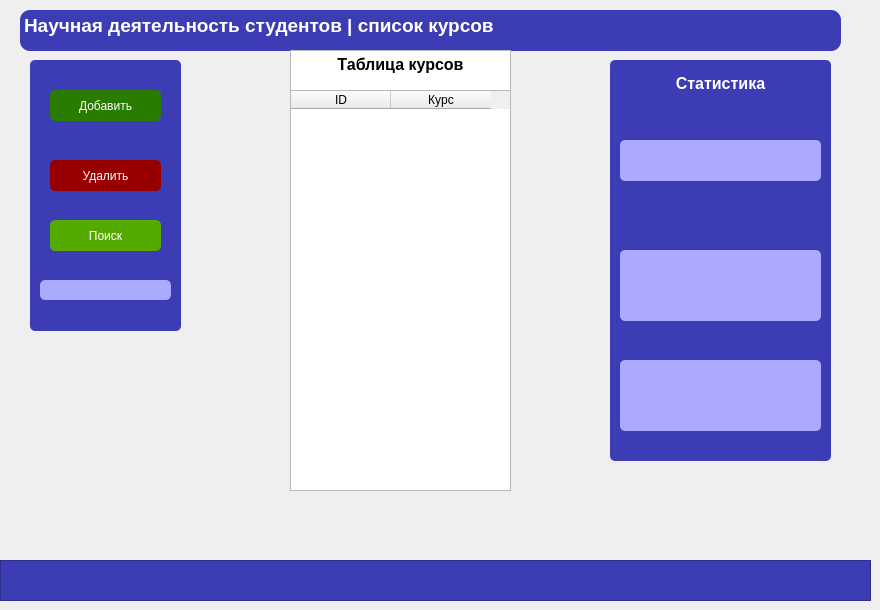
    <widget class="QWidget" name="Curs">
     <attribute name="title">
      <string>Tab 2</string>
     </attribute>
     <widget class="QTextEdit" name="NamedOfPageCurs">
      <property name="geometry">
       <rect>
        <x>20</x>
        <y>10</y>
        <width>821</width>
        <height>41</height>
       </rect>
      </property>
      <property name="styleSheet">
       <string notr="true">background-color: rgb(60, 60, 180);
border-radius: 10px;</string>
      </property>
      <property name="html">
       <string>&lt;!DOCTYPE HTML PUBLIC &quot;-//W3C//DTD HTML 4.0//EN&quot; &quot;http://www.w3.org/TR/REC-html40/strict.dtd&quot;&gt;
&lt;html&gt;&lt;head&gt;&lt;meta name=&quot;qrichtext&quot; content=&quot;1&quot; /&gt;&lt;style type=&quot;text/css&quot;&gt;
p, li { white-space: pre-wrap; }
&lt;/style&gt;&lt;/head&gt;&lt;body style=&quot; font-family:'MS Shell Dlg 2'; font-size:8.25pt; font-weight:400; font-style:normal;&quot;&gt;
&lt;p style=&quot; margin-top:0px; margin-bottom:0px; margin-left:0px; margin-right:0px; -qt-block-indent:0; text-indent:0px;&quot;&gt;&lt;span style=&quot; font-size:14pt; font-weight:600; color:#ffffff;&quot;&gt;Научная деятельность студентов | список курсов&lt;/span&gt;&lt;/p&gt;&lt;/body&gt;&lt;/html&gt;</string>
      </property>
     </widget>
     <widget class="QTableWidget" name="CursTable">
      <property name="geometry">
       <rect>
        <x>290</x>
        <y>90</y>
        <width>221</width>
        <height>401</height>
       </rect>
      </property>
      <property name="styleSheet">
       <string notr="true"/>
      </property>
      <column>
       <property name="text">
        <string>ID</string>
       </property>
      </column>
      <column>
       <property name="text">
        <string>Курс</string>
       </property>
      </column>
     </widget>
     <widget class="QFrame" name="CursFrame">
      <property name="geometry">
       <rect>
        <x>30</x>
        <y>60</y>
        <width>151</width>
        <height>271</height>
       </rect>
      </property>
      <property name="styleSheet">
       <string notr="true">background-color: rgb(60, 60, 180);
border-radius: 5px;</string>
      </property>
      <property name="frameShape">
       <enum>QFrame::StyledPanel</enum>
      </property>
      <property name="frameShadow">
       <enum>QFrame::Raised</enum>
      </property>
      <widget class="QPushButton" name="AddCursBtn">
       <property name="geometry">
        <rect>
         <x>20</x>
         <y>30</y>
         <width>111</width>
         <height>31</height>
        </rect>
       </property>
       <property name="styleSheet">
        <string notr="true">background-color: rgb(41, 124, 0);
border-color: rgb(60, 60, 180);
color: rgb(255, 255, 255);</string>
       </property>
       <property name="text">
        <string>Добавить</string>
       </property>
      </widget>
      <widget class="Line" name="line_4">
       <property name="geometry">
        <rect>
         <x>20</x>
         <y>70</y>
         <width>118</width>
         <height>3</height>
        </rect>
       </property>
       <property name="orientation">
        <enum>Qt::Horizontal</enum>
       </property>
      </widget>
      <widget class="QPushButton" name="DelCursBtn">
       <property name="geometry">
        <rect>
         <x>20</x>
         <y>100</y>
         <width>111</width>
         <height>31</height>
        </rect>
       </property>
       <property name="styleSheet">
        <string notr="true">background-color: rgb(152, 0, 0);
border-color: rgb(60, 60, 180);
color: rgb(255, 255, 255);</string>
       </property>
       <property name="text">
        <string>Удалить</string>
       </property>
      </widget>
      <widget class="QPushButton" name="FindCursBtn">
       <property name="geometry">
        <rect>
         <x>20</x>
         <y>160</y>
         <width>111</width>
         <height>31</height>
        </rect>
       </property>
       <property name="styleSheet">
        <string notr="true">border-color: rgb(60, 60, 180);
background-color: rgb(85, 170, 0);
color: rgb(255, 255, 255);</string>
       </property>
       <property name="text">
        <string>Поиск</string>
       </property>
      </widget>
      <widget class="QLineEdit" name="FindCursLine">
       <property name="geometry">
        <rect>
         <x>10</x>
         <y>220</y>
         <width>131</width>
         <height>20</height>
        </rect>
       </property>
       <property name="styleSheet">
        <string notr="true">background-color: rgb(170, 170, 255);
border-color: rgb(85, 0, 255);</string>
       </property>
      </widget>
     </widget>
     <widget class="QFrame" name="CursStatFrame">
      <property name="geometry">
       <rect>
        <x>610</x>
        <y>60</y>
        <width>221</width>
        <height>401</height>
       </rect>
      </property>
      <property name="styleSheet">
       <string notr="true">background-color: rgb(60, 60, 180);
border-radius: 5px;</string>
      </property>
      <property name="frameShape">
       <enum>QFrame::StyledPanel</enum>
      </property>
      <property name="frameShadow">
       <enum>QFrame::Raised</enum>
      </property>
      <widget class="QTextEdit" name="textEdit_5">
       <property name="geometry">
        <rect>
         <x>20</x>
         <y>10</y>
         <width>181</width>
         <height>41</height>
        </rect>
       </property>
       <property name="html">
        <string>&lt;!DOCTYPE HTML PUBLIC &quot;-//W3C//DTD HTML 4.0//EN&quot; &quot;http://www.w3.org/TR/REC-html40/strict.dtd&quot;&gt;
&lt;html&gt;&lt;head&gt;&lt;meta name=&quot;qrichtext&quot; content=&quot;1&quot; /&gt;&lt;style type=&quot;text/css&quot;&gt;
p, li { white-space: pre-wrap; }
&lt;/style&gt;&lt;/head&gt;&lt;body style=&quot; font-family:'MS Shell Dlg 2'; font-size:8.25pt; font-weight:400; font-style:normal;&quot;&gt;
&lt;p align=&quot;center&quot; style=&quot; margin-top:0px; margin-bottom:0px; margin-left:0px; margin-right:0px; -qt-block-indent:0; text-indent:0px;&quot;&gt;&lt;span style=&quot; font-size:12pt; font-weight:600; color:#ffffff;&quot;&gt;Статистика&lt;/span&gt;&lt;/p&gt;&lt;/body&gt;&lt;/html&gt;</string>
       </property>
      </widget>
      <widget class="Line" name="line_8">
       <property name="geometry">
        <rect>
         <x>50</x>
         <y>50</y>
         <width>118</width>
         <height>3</height>
        </rect>
       </property>
       <property name="orientation">
        <enum>Qt::Horizontal</enum>
       </property>
      </widget>
      <widget class="QLabel" name="TotalCursStat">
       <property name="geometry">
        <rect>
         <x>10</x>
         <y>80</y>
         <width>201</width>
         <height>41</height>
        </rect>
       </property>
       <property name="styleSheet">
        <string notr="true">background-color: rgb(170, 170, 255);</string>
       </property>
       <property name="text">
        <string/>
       </property>
      </widget>
      <widget class="QLabel" name="MostBigCursStat">
       <property name="geometry">
        <rect>
         <x>10</x>
         <y>190</y>
         <width>201</width>
         <height>71</height>
        </rect>
       </property>
       <property name="styleSheet">
        <string notr="true">background-color: rgb(170, 170, 255);</string>
       </property>
       <property name="text">
        <string/>
       </property>
      </widget>
      <widget class="QLabel" name="MostLowCursStat">
       <property name="geometry">
        <rect>
         <x>10</x>
         <y>300</y>
         <width>201</width>
         <height>71</height>
        </rect>
       </property>
       <property name="styleSheet">
        <string notr="true">background-color: rgb(170, 170, 255);</string>
       </property>
       <property name="text">
        <string/>
       </property>
      </widget>
     </widget>
     <widget class="QTextEdit" name="textEdit_7">
      <property name="geometry">
       <rect>
        <x>290</x>
        <y>50</y>
        <width>221</width>
        <height>41</height>
       </rect>
      </property>
      <property name="html">
       <string>&lt;!DOCTYPE HTML PUBLIC &quot;-//W3C//DTD HTML 4.0//EN&quot; &quot;http://www.w3.org/TR/REC-html40/strict.dtd&quot;&gt;
&lt;html&gt;&lt;head&gt;&lt;meta name=&quot;qrichtext&quot; content=&quot;1&quot; /&gt;&lt;style type=&quot;text/css&quot;&gt;
p, li { white-space: pre-wrap; }
&lt;/style&gt;&lt;/head&gt;&lt;body style=&quot; font-family:'MS Shell Dlg 2'; font-size:8.25pt; font-weight:400; font-style:normal;&quot;&gt;
&lt;p align=&quot;center&quot; style=&quot; margin-top:0px; margin-bottom:0px; margin-left:0px; margin-right:0px; -qt-block-indent:0; text-indent:0px;&quot;&gt;&lt;span style=&quot; font-size:12pt; font-weight:600;&quot;&gt;Таблица курсов&lt;/span&gt;&lt;/p&gt;&lt;/body&gt;&lt;/html&gt;</string>
      </property>
     </widget>
     <widget class="QFrame" name="frame_5">
      <property name="geometry">
       <rect>
        <x>0</x>
        <y>560</y>
        <width>871</width>
        <height>41</height>
       </rect>
      </property>
      <property name="styleSheet">
       <string notr="true">background-color: rgb(60, 60, 180);</string>
      </property>
      <property name="frameShape">
       <enum>QFrame::StyledPanel</enum>
      </property>
      <property name="frameShadow">
       <enum>QFrame::Raised</enum>
      </property>
     </widget>
    </widget>
